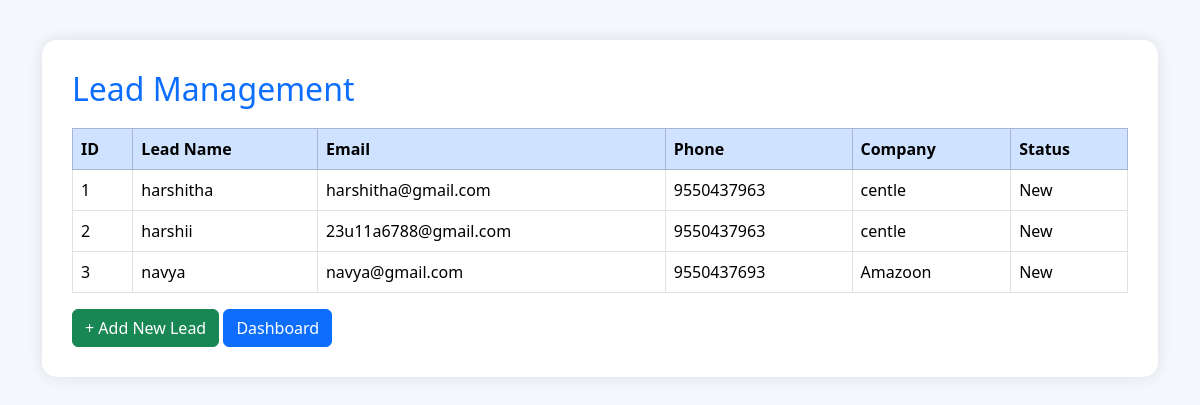
Page /leads on the committed database.
### tables this page shows
CREATE TABLE leads(
        id INTEGER PRIMARY KEY AUTOINCREMENT,
        lead_name TEXT,
        email TEXT,
        phone TEXT,
        company TEXT,
        status TEXT
    );

### app.py (the view)
@app.route('/leads')
def leads():
    conn = sqlite3.connect("onehub.db")
    cursor = conn.cursor()
    cursor.execute("SELECT * FROM leads")
    all_leads = cursor.fetchall()
    conn.close()
    return render_template(
        'auth/crm/leads.html',
        leads=all_leads
    )

### templates/auth/crm/leads.html (shortened to what this page needs)
<!DOCTYPE html>
<html>
<head>
    <link href="https://cdn.jsdelivr.net/npm/bootstrap@5.3.3/dist/css/bootstrap.min.css" rel="stylesheet">
</head>
<body>
<div class="container">
    <div class="container-box">
        <h2>Lead Management</h2>
        <table class="table table-bordered table-hover">
            <thead class="table-primary">
                <tr>
                    <th>ID</th>
                    <th>Lead Name</th>
                    <th>Email</th>
                    <th>Phone</th>
                    <th>Company</th>
                    <th>Status</th>
                </tr>
            </thead>
            <tbody>
                {% for lead in leads %}
                <tr>
                    <td>{{ lead[0] }}</td>
                    <td>{{ lead[1] }}</td>
                    <td>{{ lead[2] }}</td>
                    <td>{{ lead[3] }}</td>
                    <td>{{ lead[4] }}</td>
                    <td>{{ lead[5] }}</td>
                </tr>
                {% endfor %}
            </tbody>
        </table>
        <a href="/add-lead" class="btn btn-success">+ Add New Lead</a>
        <a href="/dashboard" class="btn btn-primary">Dashboard</a>
    </div>
</div>
</body>
</html>

### templates/auth/crm/leads.html (style rules this page uses)
body { background:#f4f7fc; }
.container-box { margin-top:40px; background:white; padding:30px; border-radius:15px; box-shadow:0 0 15px rgba(0,0,0,0.1); }
h2 { color:#0d6efd; margin-bottom:20px; }

### rows in the picture
leads: id "1", lead_name "harshitha", email "harshitha@gmail.com", phone "9550437963", company "centle", status "New"
leads: id "2", lead_name "harshii", email "23u11a6788@gmail.com", phone "9550437963", company "centle", status "New"
leads: id "3", lead_name "navya", email "navya@gmail.com", phone "9550437693", company "Amazoon", status "New"
